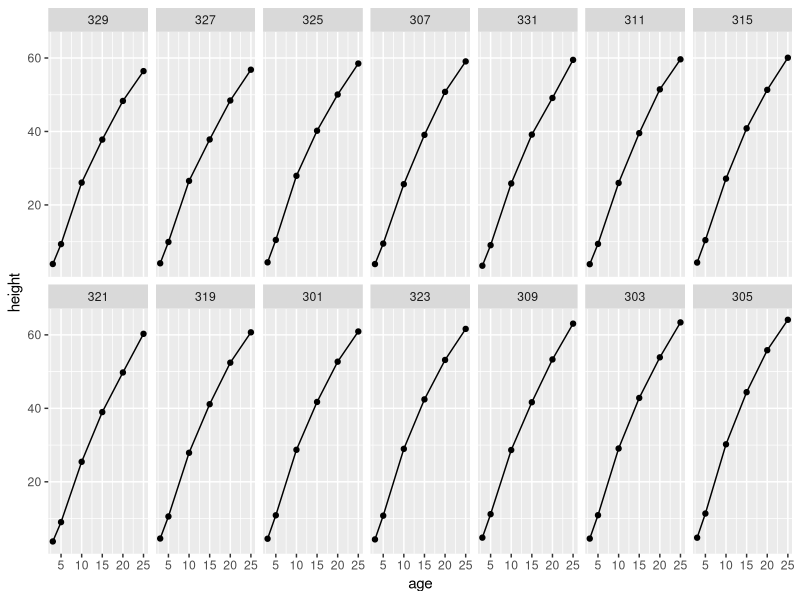

Write R code to recreate this figure.
## ---- chunk 1
library(nlme)

# aggregated model
Mach.agg <- aggregate(score~Machine*Worker, data = Machines, FUN=mean)

m2 <- lm(score~Machine+Worker, data = Mach.agg)

anova(m2)

# full model with interaction
m0 <- lm(score~Machine*Worker, data = Machines)

anova(m0)

(142.18*3/10)/(33.29/36)
1-pf((142.18*3/10)/(33.29/36), 10, 36)

# additive model (no interaction)
m1 <- lm(score~Machine+Worker, data = Machines)

anova(m1)

anova(m1,m0)



## ---- chunk 2
library(nlme)
library(ggplot2)
head(Loblolly)
ggplot(data = Loblolly) + 
  geom_line(mapping = aes(x = age, y = height)) + 
  geom_point(mapping = aes(x = age, y = height)) + 
  facet_wrap(~ Seed, nrow = 2)

